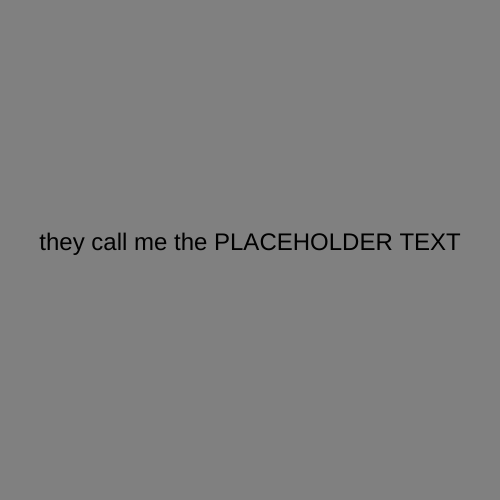
Frame 1 (no input)
Frame 60 (no input): identical to frame 1, image omitted
Frame 120 (the mouse pressed at the canvas centre since frame 60): identical to frame 1, image omitted

The p5.js sketch that drew this single still picture (run headless with seeded random() and noise() and a simulated clock; from frame 60 on, the mouse is pressed at the canvas centre):

// p5.js sketch
// ── sketch.js
let state = 0 ;

function setup() {
  createCanvas(500, 500);
  textSize(24);
  textAlign(CENTER);
}

function draw() {
  background("red");
  
  
  switch(state) {
    case 0: 
    background('grey');
    text('they call me the PLACEHOLDER TEXT', width/2, height/2);
      break ;
    case 1:
      text('BOTTOM TEXT', width/2, height - 50)
      break ;
    case 2:

      break ;
  }
}

function mouseReleased() {
  state++ ;
  if (state > 1) state = 0;
}
